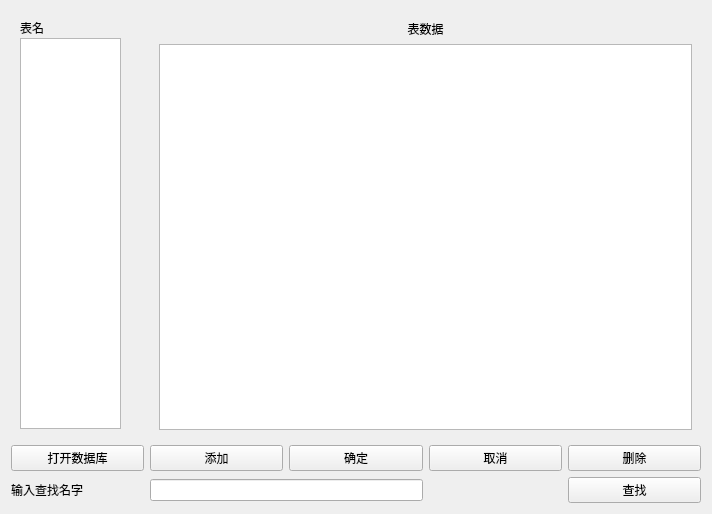
<?xml version="1.0" encoding="UTF-8"?>
<ui version="4.0">
 <class>Widget</class>
 <widget class="QWidget" name="Widget">
  <property name="geometry">
   <rect>
    <x>0</x>
    <y>0</y>
    <width>712</width>
    <height>514</height>
   </rect>
  </property>
  <property name="windowTitle">
   <string>Widget</string>
  </property>
  <layout class="QGridLayout" name="gridLayout">
   <item row="1" column="1">
    <widget class="QPushButton" name="pushButton">
     <property name="text">
      <string>添加</string>
     </property>
    </widget>
   </item>
   <item row="1" column="2">
    <widget class="QPushButton" name="pushButtonConfm">
     <property name="text">
      <string>确定</string>
     </property>
    </widget>
   </item>
   <item row="2" column="1" colspan="2">
    <widget class="QLineEdit" name="lineEditSearch"/>
   </item>
   <item row="2" column="0">
    <widget class="QLabel" name="label_3">
     <property name="text">
      <string>输入查找名字</string>
     </property>
    </widget>
   </item>
   <item row="1" column="0">
    <widget class="QPushButton" name="pushButtonOpenFile">
     <property name="text">
      <string>打开数据库</string>
     </property>
    </widget>
   </item>
   <item row="1" column="3">
    <widget class="QPushButton" name="pushButtonCancel">
     <property name="text">
      <string>取消</string>
     </property>
    </widget>
   </item>
   <item row="2" column="4">
    <widget class="QPushButton" name="pushButtonFind">
     <property name="text">
      <string>查找</string>
     </property>
    </widget>
   </item>
   <item row="1" column="4">
    <widget class="QPushButton" name="pushButtonDelete">
     <property name="text">
      <string>删除</string>
     </property>
    </widget>
   </item>
   <item row="0" column="0">
    <widget class="QWidget" name="widget" native="true">
     <widget class="QListView" name="listViewTableName">
      <property name="geometry">
       <rect>
        <x>9</x>
        <y>27</y>
        <width>101</width>
        <height>391</height>
       </rect>
      </property>
     </widget>
     <widget class="QLabel" name="label">
      <property name="geometry">
       <rect>
        <x>9</x>
        <y>9</y>
        <width>24</width>
        <height>16</height>
       </rect>
      </property>
      <property name="text">
       <string>表名</string>
      </property>
      <property name="alignment">
       <set>Qt::AlignCenter</set>
      </property>
     </widget>
    </widget>
   </item>
   <item row="0" column="1" colspan="4">
    <widget class="QWidget" name="widget_2" native="true">
     <layout class="QGridLayout" name="gridLayout_3">
      <item row="0" column="0">
       <widget class="QLabel" name="label_2">
        <property name="text">
         <string>表数据</string>
        </property>
        <property name="alignment">
         <set>Qt::AlignCenter</set>
        </property>
       </widget>
      </item>
      <item row="1" column="0">
       <widget class="QTableView" name="tableViewTableData"/>
      </item>
     </layout>
    </widget>
   </item>
  </layout>
 </widget>
 <resources/>
 <connections/>
</ui>
